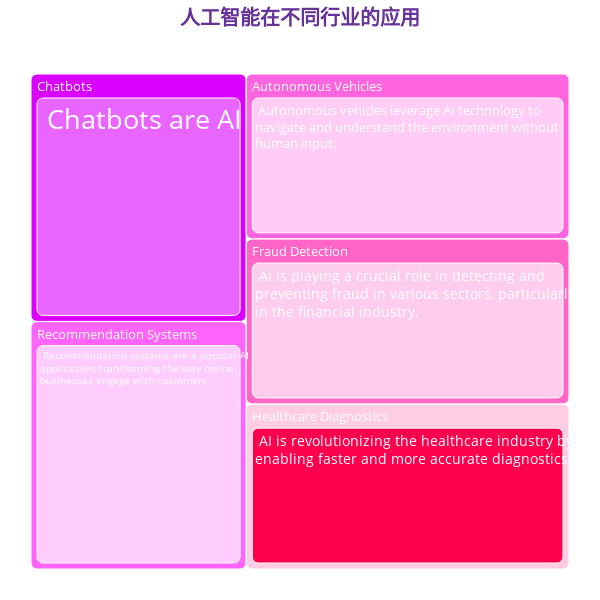

Notebook source saved alongside this figure:
### Code cell
from jupyter_dash import JupyterDash
import dash_core_components as dcc
import dash_html_components as html
from dash.dependencies import Input, Output, State
import plotly.graph_objects as go
import pandas as pd
import json
import textwrap
import numpy as np
import plotly.colors as colors
import matplotlib.pyplot as plt
import random
import colorsys

# 定义颜色刻度，根据 level 的最小值和最大值生成渐变色
color_scale = colors.sequential.Blues

# 生成模拟数据


df = pd.DataFrame(input_list)

# df["labels"] = df["labels"].apply(lambda x: auto_wrap_text(x, max_width=20))  # 20 是你想要的最大行长度
df["labels"] = df.apply(apply_wrap, axis=1)

# 根据 level 的值定义三个蓝色
# color_scale = colors.sequential.Blues
# 定义颜色刻度，根据 level 的最小值和最大值生成渐变色
# color_scale = [[0, 'rgb(66, 135, 245)'], [0.5, 'rgb(135, 183, 245)'], [1, 'rgb(183, 215, 245)']] # 蓝色
# color_scale = [[0, 'rgb(66, 135, 245)'], [0.25, 'rgb(135, 183, 245)'], [0.5, 'rgb(183, 215, 245)'], [0.75, 'rgb(215, 231, 245)'], [1, 'rgb(245, 245, 245)']]
# # 计算每个标签的字数
# label_lengths = df['labels'].apply(len)



# 选择一个基本颜色（这里是蓝绿色，对应HSL色调的180度）
base_hue = random.random()  # 在Python的colorsys模块中，色调的范围是0-1，所以我们需要把角度除以360
# random.seed(0)


# 生成色系相似的8个颜色
base_colors = []
for i in range(8):
    # 在色调上加上一个小的偏移（在这里是i*10度），并确保结果在0-1范围内
    hue = (base_hue + i*10/360) % 1
    # 使用饱和度1和亮度0.5生成颜色（这将生成一个鲜艳的颜色）
    color = colorsys.hls_to_rgb(hue, 0.5, 1)
    # 将颜色从RGB空间转换到十六进制颜色代码
    base_colors.append("#"+''.join([f"{int(val*255):02x}" for val in color]))
    

# 转换十六进制颜色代码为RGB颜色值（范围是0-1）
base_colors_rgb = [[int(color[i:i+2], 16) / 255 for i in range(1, 6, 2)] for color in base_colors]

# 节点和层级的关系，假设我们有8个段落，每个段落有3个层级
nodes = ["P{}-L{}".format(p, l) for p in range(8) for l in range(3)]
levels = [l for p in range(8) for l in range(3)]

# 根据节点的层级和对应的基础颜色来生成颜色
node_colors = []
for i in range(8):
    for j in range(3):
        # 随着层级增加，将颜色的亮度增加
        h, l, s = colorsys.rgb_to_hls(*base_colors_rgb[i])
        color = colorsys.hls_to_rgb(h, min(1, l + 0.2*j), s)  # 每次增加20%的亮度，最大为1
        node_colors.append("rgba"+str(tuple([int(255*val) for val in color] + [1.0])) + ")")




fig = go.Figure(go.Treemap(
    ids=df['ids'],
    labels=df['labels'],
    parents=df['parents'],
    # values=df['level'],
    # values=[10]*len(df['level']),
    maxdepth=2,
    # text=df['labels'],
    insidetextfont=dict(size=30, color='#FFFFFF'),
    outsidetextfont=dict(size=15, color='#FF0000', family='Arial'),
    # hoverlabel=dict(
    #     font=dict(
    #         color='#000000',
    #         size=8,
    #         family='Arial'
    #     ),
    #     bgcolor='lightyellow'
    # ),
    # pathbar_textfont_size=15,
    # textfont=dict(size=20, exponent=-1) 
    
    # marker_colorscale = 'Blues',  # 使用 'Blues' 颜色方案
    marker_colors=node_colors,  # 使用标签长度作为权重
    # marker_colorscale=color_scale,  # 使用自定义的颜色刻度
    
    
    # tiling = dict(packing='slice-dice')  # 使用 'slice-dice' 布局算法
    tiling=dict(
    packing='squarify',  # Set packing algorithm to 'squarify'
    pad=0.2
    )
))

fig.update_layout(
    # title="人工智能在不同行业的应用",  # 添加标题
    title={
    'text': "<b>人工智能在不同行业的应用",
    'x': 0.5,  # 将标题的 x 位置设置为 0.5，即图形的中心
    'xanchor': 'center',  # 将标题的 x 锚点设置为 'center'，即标题的中心
    # 'y' : 0.96 , # 高度调整
    },
    title_font=dict(
    family="Courier New, monospace",  # 设置字体
    size=20,  # 设置字体大小
    color="RebeccaPurple"  # 设置字体颜色
    ),
    # uniformtext=dict(minsize=15, mode='hide'), 
    margin = dict(t=50, l=25, r=25, b=25),
    width=600,
    height=600,
    # plot_bgcolor="#0000FF",  # 设置画布的背景颜色
    # autosize=True,
)

# fig.update_layout(
#     # 
# )

fig.update_traces(marker=dict(cornerradius=20)) # 圆角
fig.show()


# app = JupyterDash(__name__)
# 召回函数
# app.layout = html.Div([
#     dcc.Graph(
#         id='my-graph',
#         figure=fig
#     ),
#     # html.Pre(id='click-data', style={'padding': '10px'}),
#     # html.Div(id='text-storage', style={'display': 'none'}),
#     # html.Div(id='node-clicked', style={'display': 'none'})
# ])

# @app.callback(
#     Output('my-graph', 'figure'),
#     Output('text-storage', 'children'),
#     Output('node-clicked', 'children'),
#     Input('my-graph', 'clickData'),
#     State('my-graph', 'figure'),
#     State('text-storage', 'children'),
#     State('node-clicked', 'children')
# )

# def update_figure(clickData, fig, stored_text, clicked_node):
#     if clickData:
#         point_number = clickData['points'][0]['pointNumber']
#         if stored_text is None:
#             stored_text = json.dumps(fig['data'][0]['text'])
#         if clicked_node is None or clicked_node != point_number:
#             fig['data'][0]['text'] = json.loads(stored_text)
#             fig['data'][0]['insidetextfont']['size'] = 30  # 将字体大小设置为30
#             clicked_node = point_number
#         else:
#             fig['data'][0]['text'] = json.loads(stored_text)
#             fig['data'][0]['insidetextfont']['size'] = 20  # 将字体大小重设为20
#             clicked_node = None
#     else:
#         if stored_text is not None:
#             fig['data'][0]['text'] = json.loads(stored_text)
#         fig['data'][0]['insidetextfont']['size'] = 20  # 将字体大小重设为20
#         clicked_node = None

#     return fig, stored_text, clicked_node


# app.run_server(mode='inline', port=8054)

### Figure 1 — Plotly figure (JSON) as saved in the notebook; plotly's stock layout.template omitted (floating-point values rounded to 4 significant figures)
{"data": [{"ids": ["Chatbots ", "Chatbots - Chatbots are AI", "Chatbots - Chatbots are AI-based software designed to interact with humans in their natural languages. ", "Chatbots - Chatbots are AI-based software designed to interact with humans in their natural languages. - These chatbots are commonly used in industries for customer service, request routing, or for information gathering tasks. They use natural language processing (NLP) and machine learning algorithms to understand and respond to human inputs, making them an effective tool for 24/7 customer support.", "Recommendation Systems ", "Recommendation Systems - Recommendation systems are a popular AI application, transforming the way online businesses engage with customers. ", "Recommendation Systems - Recommendation systems are a popular AI application, transforming the way online businesses engage with customers. - They analyze a user's behavior, preferences, and interaction history to provide personalized product or content suggestions. This technology is widely used in sectors such as eCommerce, entertainment (Netflix's movie recommendations, for example), and digital advertising.", "Autonomous Vehicles ", "Autonomous Vehicles - Autonomous vehicles leverage AI technology to navigate and understand the environment without human input. ", "Autonomous Vehicles - Autonomous vehicles leverage AI technology to navigate and understand the environment without human input. - These vehicles use a combination of sensors, cameras, Lidar data, mapping technology, and machine learning algorithms to drive safely and efficiently, thereby potentially reducing human error and increasing the productivity of transport and delivery services.", "Fraud Detection ", "Fraud Detection - AI is playing a crucial role in detecting and preventing fraud in various sectors, particularly in the financial industry. ", "Fraud Detection - AI is playing a crucial role in detecting and preventing fraud in various sectors, particularly in the financial industry. - By using machine learning algorithms and predictive analytics, AI systems can identify suspicious activities, analyze transaction patterns, and raise real", "Fraud Detection - AI is playing a crucial role in detecting and preventing fraud in various sectors, particularly in the financial industry. - By using machine learning algorithms and predictive analytics, AI systems can identify suspicious activities, analyze transaction patterns, and raise real-time alerts for potential fraud. This not only helps in reducing the risk of fraud but also enhances operational efficiency.", "Healthcare Diagnostics ", "Healthcare Diagnostics - AI is revolutionizing the healthcare industry by enabling faster and more accurate diagnostics. ", "Healthcare Diagnostics - AI is revolutionizing the healthcare industry by enabling faster and more accurate diagnostics. - AI algorithms can analyze complex medical images like CT scans and MRI images to detect anomalies such as tumors, fractures, or diseases at a much earlier stage. This could significantly improve treatment outcomes and enhance patient care."], "insidetextfont": {"color": "#FFFFFF", "size": 30}, "labels": ["Chatbots", " Chatbots are AI", "based software designed to interact with humans in their natural languages.", " These chatbots are commonly used in industries for customer service, request<br>routing, or for information gathering tasks. They use natural language<br>processing (NLP) and machine learning algorithms to understand and respond to<br>human inputs, making them an effective tool for 24/7 customer support.", "Recommendation Systems", " Recommendation systems are a popular AI<br>application, transforming the way online<br>businesses engage with customers.", " They analyze a user's behavior, preferences, and interaction history to provide<br>personalized product or content suggestions. This technology is widely used in<br>sectors such as eCommerce, entertainment (Netflix's movie recommendations, for<br>example), and digital advertising.", "Autonomous Vehicles", " Autonomous vehicles leverage AI technology to<br>navigate and understand the environment without<br>human input.", " These vehicles use a combination of sensors, cameras, Lidar data, mapping<br>technology, and machine learning algorithms to drive safely and efficiently,<br>thereby potentially reducing human error and increasing the productivity of<br>transport and delivery services.", "Fraud Detection", " AI is playing a crucial role in detecting and<br>preventing fraud in various sectors, particularly<br>in the financial industry.", " By using machine learning algorithms and predictive analytics, AI systems can<br>identify suspicious activities, analyze transaction patterns, and raise real", "time alerts for potential fraud. This not only helps in reducing the risk of<br>fraud but also enhances operational efficiency.", "Healthcare Diagnostics", " AI is revolutionizing the healthcare industry by<br>enabling faster and more accurate diagnostics.", " AI algorithms can analyze complex medical images like CT scans and MRI images<br>to detect anomalies such as tumors, fractures, or diseases at a much earlier<br>stage. This could significantly improve treatment outcomes and enhance patient<br>care."], "marker": {"colors": ["rgba(218, 0, 255, 1.0))", "rgba(233, 101, 255, 1.0))", "rgba(247, 204, 254, 1.0))", "rgba(255, 0, 246, 1.0))", "rgba(255, 101, 250, 1.0))", "rgba(254, 204, 253, 1.0))", "rgba(255, 0, 204, 1.0))", "rgba(255, 101, 224, 1.0))", "rgba(254, 204, 244, 1.0))", "rgba(255, 0, 161, 1.0))", "rgba(255, 101, 199, 1.0))", "rgba(254, 204, 236, 1.0))", "rgba(255, 0, 119, 1.0))", "rgba(255, 101, 173, 1.0))", "rgba(254, 204, 227, 1.0))", "rgba(255, 0, 76, 1.0))", "rgba(255, 101, 148, 1.0))", "rgba(254, 204, 219, 1.0))", "rgba(255, 0, 35, 1.0))", "rgba(255, 101, 123, 1.0))", "rgba(254, 204, 211, 1.0))", "rgba(255, 7, 0, 1.0))", "rgba(255, 106, 101, 1.0))", "rgba(254, 205, 204, 1.0))"], "cornerradius": 20}, "maxdepth": 2, "outsidetextfont": {"color": "#FF0000", "family": "Arial", "size": 15}, "parents": ["", "Chatbots ", "Chatbots - Chatbots are AI", "Chatbots - Chatbots are AI-based software designed to interact with humans in their natural languages. ", "", "Recommendation Systems ", "Recommendation Systems - Recommendation systems are a popular AI application, transforming the way online businesses engage with customers. ", "", "Autonomous Vehicles ", "Autonomous Vehicles - Autonomous vehicles leverage AI technology to navigate and understand the environment without human input. ", "", "Fraud Detection ", "Fraud Detection - AI is playing a crucial role in detecting and preventing fraud in various sectors, particularly in the financial industry. ", "Fraud Detection - AI is playing a crucial role in detecting and preventing fraud in various sectors, particularly in the financial industry. - By using machine learning algorithms and predictive analytics, AI systems can identify suspicious activities, analyze transaction patterns, and raise real", "", "Healthcare Diagnostics ", "Healthcare Diagnostics - AI is revolutionizing the healthcare industry by enabling faster and more accurate diagnostics. "], "tiling": {"packing": "squarify", "pad": 0.2}, "type": "treemap"}], "layout": {"height": 600, "margin": {"b": 25, "l": 25, "r": 25, "t": 50}, "title": {"font": {"color": "RebeccaPurple", "family": "Courier New, monospace", "size": 20}, "text": "<b>人工智能在不同行业的应用", "x": 0.5, "xanchor": "center"}, "width": 600}}
